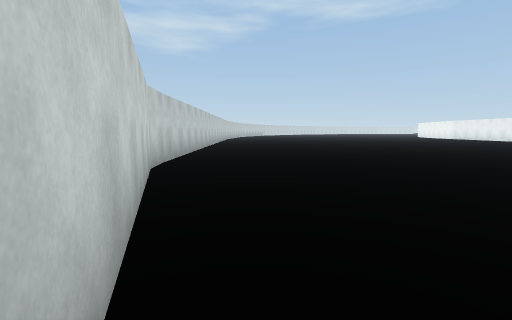
View 1 (above)

18 first-person views from a walk through a Unity game level. The camera is 1.3 m above the floor, tilts 6° down and sees 85° across. The floor is counted in squares, 2 m on a side. Each view is taken from the middle of a square. On the plan, view 1 faces up. The plan holds only what a view shows up to about 9 squares ahead; the rest is blank. The place goes on beyond the plan.

View 2
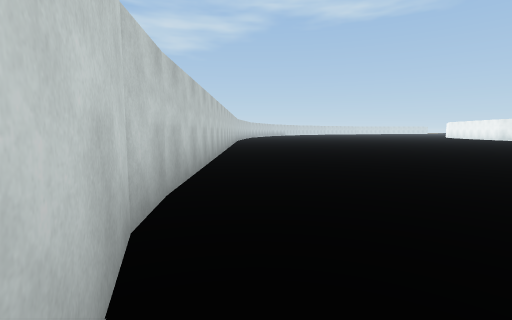

View 3
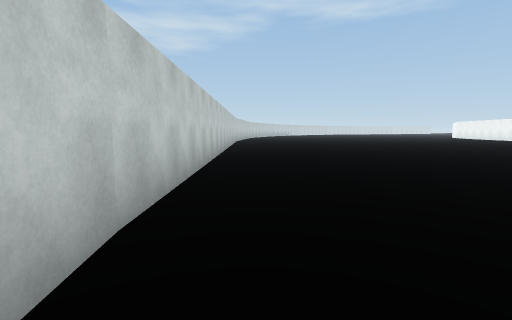

View 4
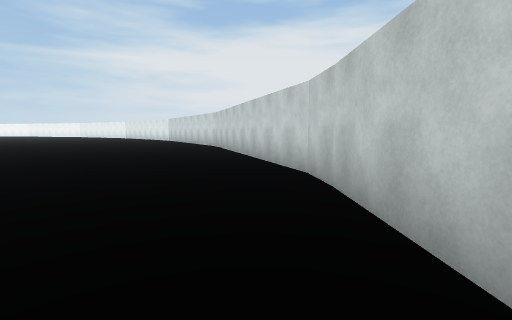

View 5
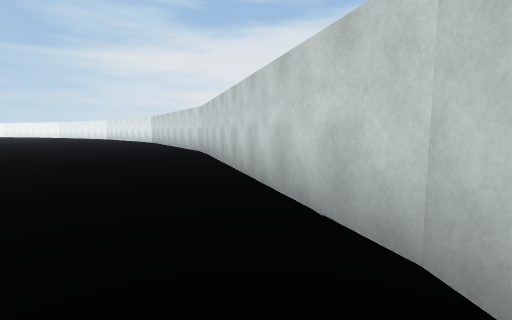

View 6
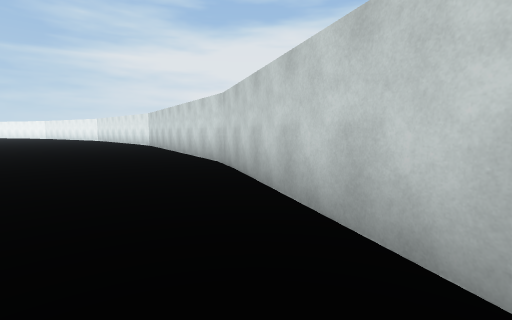

View 7
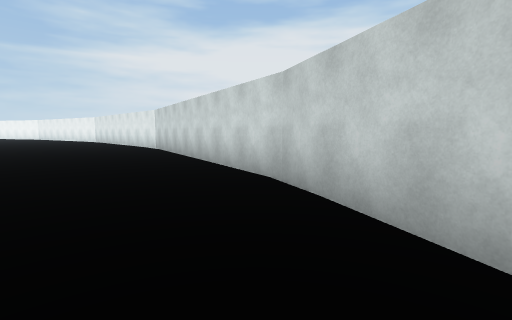

View 8
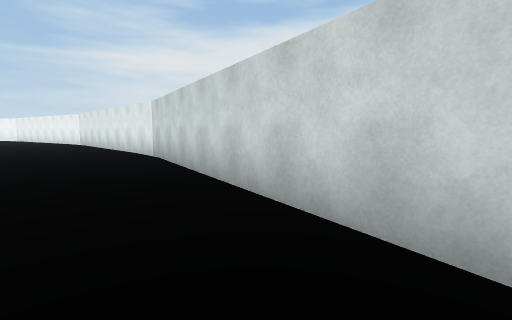

View 9
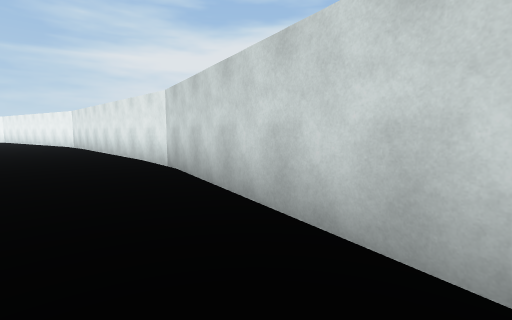

View 10
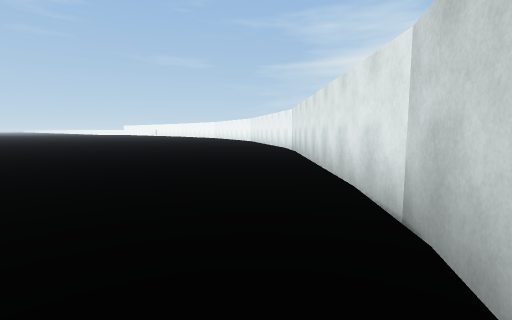

View 11
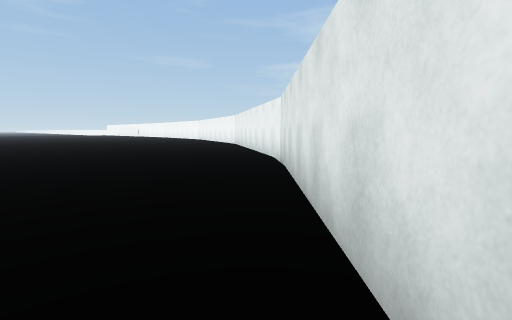

View 12
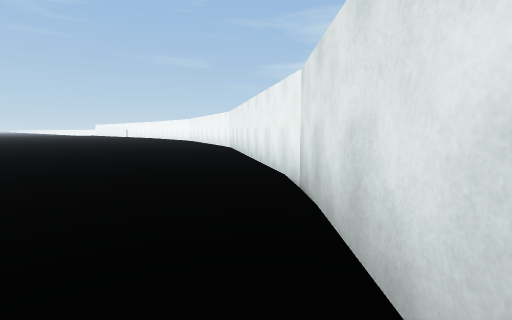

View 13
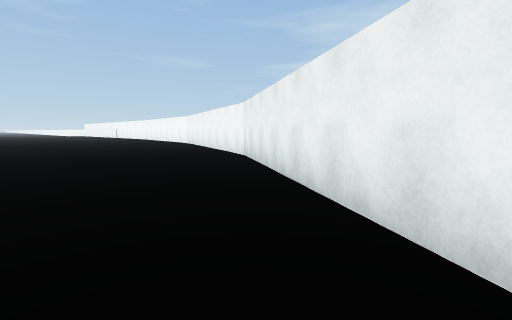

View 14
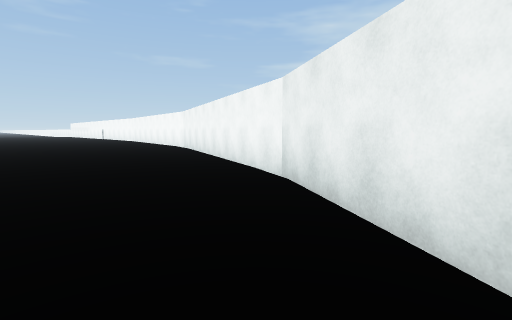

View 15
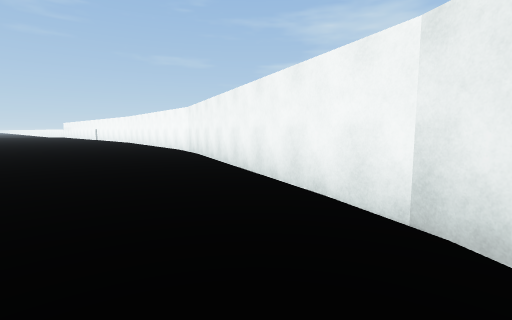

View 16
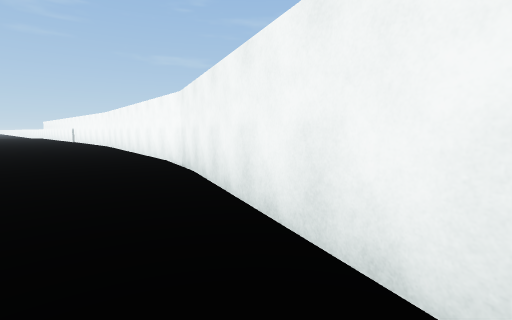

View 17
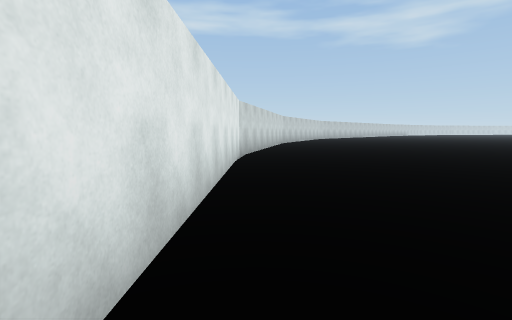

View 18
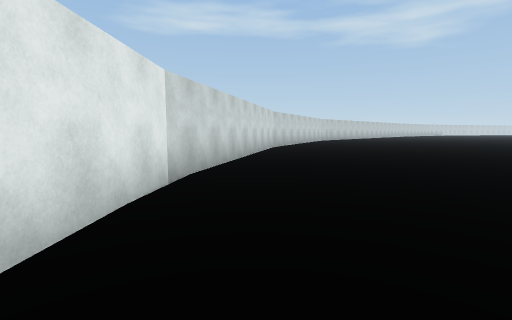

### Floor plan
Points are (right, up) in squares from view 1. A wall is a line through its corners. A room is listed if a view was taken in it or the views show most of it. See-through windows are left out.
Room 1 (views 1, 2, 3, 4, 5, 6, 7, 8, 9, 10, 11, 12, 13, 14, 15, 16, 17, 18)
walls: (10, -14.8) (16.6, -19.1); (4.7, -9.3) (10.2, -14.9); (16.5, -19.1) (22.9, -21.5); (0.6, -2.5) (4.7, -9.4); (-1.9, 9.1) (-1.9, 7.6); (-2.5, 11.7) (-1.8, 4.7) (0.7, -2.7); (-2, 12.6) (-2, 10.9)

Where each view was taken, in squares from view 1:
view 1: 0 up, 0 right, facing up
view 2: 3 up, 1 left, facing up
view 3: 4 up, 1 left, facing up
view 4: 9 up, 1 left, facing down
view 5: 6 up, 1 left, facing down
view 6: 3 up, 0 right, facing down
view 7: 1 up, 1 right, facing down
view 8: 2 down, 2 right, facing down
view 9: 4 down, 3 right, facing down
view 10: 7 down, 4 right, facing down-right
view 11: 10 down, 6 right, facing down-right
view 12: 12 down, 8 right, facing down-right
view 13: 14 down, 11 right, facing down-right
view 14: 16 down, 14 right, facing down-right
view 15: 17 down, 16 right, facing down-right
view 16: 19 down, 19 right, facing down-right
view 17: 14 down, 10 right, facing up-left
view 18: 11 down, 8 right, facing up-left
